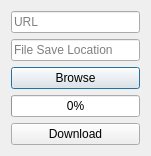
<?xml version="1.0" encoding="UTF-8"?>
<ui version="4.0">
 <class>helloworld</class>
 <widget class="QDialog" name="helloworld">
  <property name="geometry">
   <rect>
    <x>0</x>
    <y>0</y>
    <width>151</width>
    <height>149</height>
   </rect>
  </property>
  <property name="windowTitle">
   <string>QDesigner</string>
  </property>
  <property name="sizeGripEnabled">
   <bool>false</bool>
  </property>
  <property name="modal">
   <bool>true</bool>
  </property>
  <layout class="QVBoxLayout" name="verticalLayout">
   <item>
    <widget class="QLineEdit" name="url">
     <property name="placeholderText">
      <string>URL</string>
     </property>
    </widget>
   </item>
   <item>
    <widget class="QLineEdit" name="save_location">
     <property name="placeholderText">
      <string>File Save Location</string>
     </property>
    </widget>
   </item>
   <item>
    <widget class="QPushButton" name="browse">
     <property name="text">
      <string>Browse</string>
     </property>
    </widget>
   </item>
   <item>
    <widget class="QProgressBar" name="progress">
     <property name="value">
      <number>0</number>
     </property>
     <property name="alignment">
      <set>Qt::AlignCenter</set>
     </property>
    </widget>
   </item>
   <item>
    <widget class="QPushButton" name="download">
     <property name="text">
      <string>Download</string>
     </property>
    </widget>
   </item>
  </layout>
 </widget>
 <resources/>
 <connections/>
</ui>
